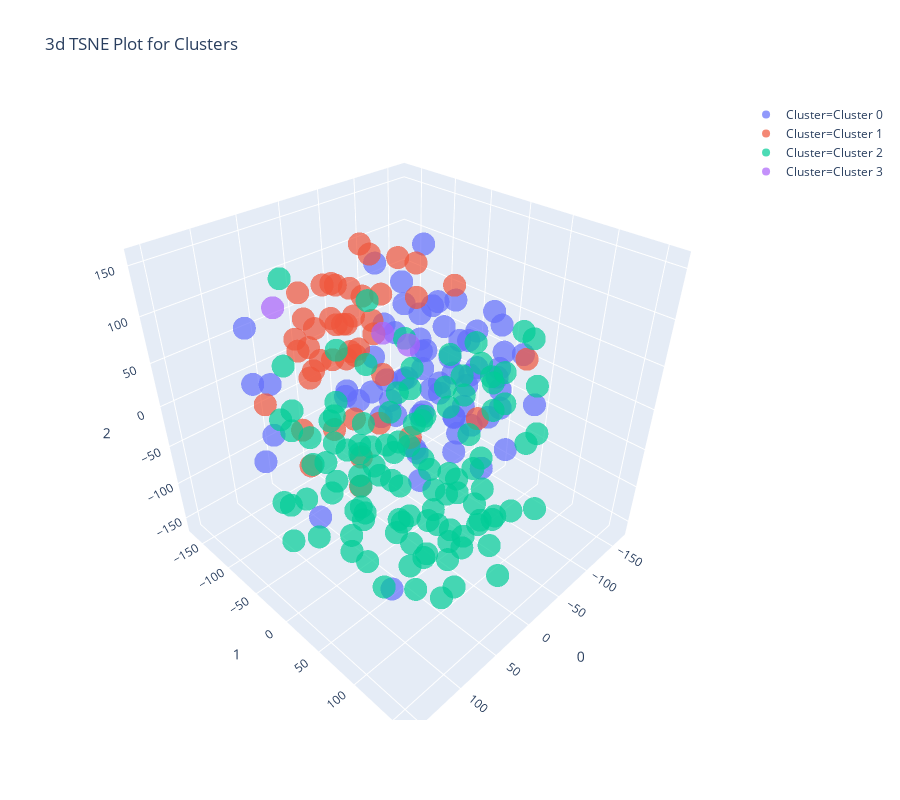

The notebook cell this image was saved under:
### Code cell
plot_model(kmeans, plot = 'tsne')

### Figure 1 — Plotly figure (JSON) as saved in the notebook; plotly's stock layout.template omitted (floating-point values rounded to 4 significant figures)
{"data": [{"customdata": [["Honduras"], ["Dominica"], ["Djibouti"], ["Samoa"], ["San Marino"], ["Sao Tome and Principe"], ["Colombia"], ["Chile"], ["Cabo Verde"], ["Solomon Islands"], ["Bulgaria"], ["South Africa"], ["Brazil"], ["Botswana"], ["Bolivia"], ["Bhutan"], ["Belarus"], ["Barbados"], ["St. Lucia"], ["St. Vincent and the Grenadines"], ["Russian Federation"], ["Suriname"], ["Romania"], ["Estonia"], ["Moldova"], ["Malawi"], ["Monaco"], ["Macedonia, FYR"], ["Lithuania"], ["Lebanon"], ["Latvia"], ["Montenegro"], ["Mozambique"], ["Namibia"], ["Jordan"], ["Israel"], ["Nicaragua"], ["Hungary"], ["Guyana"], ["Grenada"], ["Panama"], ["Papua New Guinea"], ["Poland"], ["El Salvador"], ["Argentina"], ["Seychelles"], ["Swaziland"], ["Small states"], ["Tonga"], ["Vanuatu"], ["Pacific island small states"], ["Other small states"], ["Tunisia"], ["East Asia & Pacific"], ["Turkey"], ["Ukraine"], ["Antigua and Barbuda"], ["Europe & Central Asia (IDA & IBRD countries)"], ["Latin America & the Caribbean (IDA & IBRD countries)"], ["Latin America & Caribbean (excluding high income)"], ["Latin America & Caribbean"], ["Europe & Central Asia (excluding high income)"], ["Thailand"], ["Uruguay"], ["Central Europe and the Baltics"], ["Algeria"], ["Andorra"]], "hoverlabel": {"namelength": 0}, "hovertemplate": "Cluster=Cluster 0<br>0=%{x}<br>1=%{y}<br>2=%{z}<br>Feature=%{customdata[0]}", "legendgroup": "Cluster=Cluster 0", "marker": {"color": "#636efa", "opacity": 0.7, "symbol": "circle"}, "mode": "markers", "name": "Cluster=Cluster 0", "scene": "scene", "showlegend": true, "type": "scatter3d", "x": [-126.8, -32.38, -19.37, -18.89, 144.4, -73.21, -42.71, -27.85, 74.9, 11.83, -87.13, 133.8, -90.87, -109.4, -88.2, -76.92, -91.02, -32.2, -27.29, -57.81, -108.1, -80.39, -107.4, -133.9, -125.0, 8.112, -66.8, -78.32, -114.1, -2.484, -116.3, -40.85, -66.58, -14.15, -37.87, -122.7, -52.52, -70.49, -101.6, -31.85, 22.72, -106.1, -65.94, -70.15, -66.83, 7.207, -45.8, -44.32, -124.5, -91.66, -43.68, -27.57, -50.19, -70.47, -45.12, -40.64, -59.46, 104.7, 102.2, -79.22, -79.27, -88.33, -9.479, -42.43, 154.9, -60.43, 82.89], "y": [43.15, -10.89, -24.42, -92.19, 129.5, 41.4, -23.11, 44.28, -116.9, -15.74, -21.41, -48.6, 45.27, 74.95, 33.88, -37.77, -60.05, -47.31, 19.26, 24.69, -110.7, -52.73, -3.811, -72.65, -44.52, -30.29, 19.48, -32.63, -39.36, -23.85, 20.22, -140.7, 7.368, -64.85, -86.47, -39.19, -4.034, -87.08, -74.51, -10.11, -60.68, -2.789, -45.03, 2.208, -71.02, -18.65, -85.19, -30.2, 21.64, 29.19, -21.47, -10.3, 37.22, 72.29, 19.84, -39.08, 64.85, -100.5, -79.0, 52.89, 21.78, 2.499, 23.95, -19.2, 57.4, 62.94, -137.2], "z": [29.81, -25.67, 124.5, -40.57, -34.89, -89.94, 83.33, -17.2, 12.63, 96.06, 16.36, -13.56, 48.79, -8.386, -34.03, -27.46, 6.517, -44.5, 18.38, -9.463, 38.47, -66.57, 46.37, 14.27, -92.98, 149.7, 61.13, 80.02, -23.7, 0.8011, -3.234, -68.76, -83.13, -13.87, 9.563, 14.64, 7.726, 26.01, -27.92, -113.3, 7.005, -73.03, 37.04, -40.2, -25.44, 32.24, -72.36, -86.91, -46.44, 87.1, 41.75, -72.32, 36.92, -45.84, 112.4, 3.344, 52.71, 34.31, -16.14, 13.83, 25.75, -8.761, 121.3, 155.8, 1.765, 97.37, 71.88]}, {"customdata": [["Micronesia, Fed. Sts."], ["Kiribati"], ["Finland"], ["France"], ["United Kingdom"], ["Germany"], ["Malta"], ["Greece"], ["Portugal"], ["Austria"], ["European Union"], ["Japan"], ["Australia"], ["Norway"], ["Netherlands"], ["United States"], ["Iceland"], ["Italy"], ["High income"], ["New Zealand"], ["Palau"], ["World"], ["Sweden"], ["Cuba"], ["Switzerland"], ["Slovak Republic"], ["Post-demographic dividend"], ["Serbia"], ["Spain"], ["Lesotho"], ["Europe & Central Asia"], ["Maldives"], ["Costa Rica"], ["Canada"], ["OECD members"], ["Croatia"], ["Ireland"], ["North America"], ["Czech Republic"], ["Denmark"], ["Euro area"], ["Belgium"], ["Slovenia"], ["Bosnia and Herzegovina"], ["Luxembourg"]], "hoverlabel": {"namelength": 0}, "hovertemplate": "Cluster=Cluster 1<br>0=%{x}<br>1=%{y}<br>2=%{z}<br>Feature=%{customdata[0]}", "legendgroup": "Cluster=Cluster 1", "marker": {"color": "#EF553B", "opacity": 0.7, "symbol": "circle"}, "mode": "markers", "name": "Cluster=Cluster 1", "scene": "scene", "showlegend": true, "type": "scatter3d", "x": [-88.11, -77.83, -3.26, 69.15, 62.15, -62.65, 39.01, -165.5, 28.77, -16.43, -45.08, 3.84, 133.9, 119.4, -0.7173, -20.35, -46.78, 46.71, -121.0, -7.715, -49.09, -0.3331, -23.46, -70.71, -28.6, 146.2, -61.7, 33.78, -8.393, -54.23, 35.87, -15.13, 14.84, -95.42, -92.33, -24.84, -66.7, 27.94, 13.07, 107.1, -0.7212, 124.7, 57.05, -78.06, -6.432], "y": [-126.9, -156.8, -79.89, 144.4, -85.13, -158.8, -105.9, 21.67, -54.24, -88.69, -124.8, -148.7, 84.49, -59.72, -131.1, -128.9, -126.7, -49.89, -48.41, -154.2, -157.4, -86.6, -167.1, -124.8, -90.5, 38.93, -98.66, -74.27, -54.48, -65.11, -100.6, -76.2, -88.89, -80.31, -76.2, -70.44, -111.4, -130.3, -63.59, -23.38, -114.8, 70.28, -73.69, -70.5, -107.4], "z": [-53.53, -26.66, 104.3, 101.3, 72.46, 11.57, 105.2, -1.59, 87.36, -116.5, 41.51, 47.48, 38.6, 38.01, 1.942, 86.91, -9.291, 58.44, 78.08, -24.59, 65.52, 23.27, 18.08, 104.9, 83.2, 39.77, 70.94, 122.3, 77.24, 124.8, 45.92, 147.1, 75.09, 101.2, 64.3, 49.4, -106.0, 26.02, 47.39, 22.08, -82.36, 91.43, 31.82, -111.3, 52.63]}, {"customdata": [["Vietnam"], ["Morocco"], ["Nepal"], ["Myanmar"], ["Venezuela, RB"], ["Mongolia"], ["Uzbekistan"], ["United Arab Emirates"], ["Nigeria"], ["Sudan"], ["St. Kitts and Nevis"], ["Sri Lanka"], ["Syrian Arab Republic"], ["Tajikistan"], ["Tanzania"], ["Togo"], ["Singapore"], ["Sierra Leone"], ["Mexico"], ["Niger"], ["Senegal"], ["Trinidad and Tobago"], ["Rwanda"], ["Turkmenistan"], ["Uganda"], ["Qatar"], ["Philippines"], ["Peru"], ["Paraguay"], ["Pakistan"], ["Oman"], ["Saudi Arabia"], ["Mauritius"], ["Arab World"], ["Chad"], ["Upper middle income"], ["Albania"], ["Angola"], ["Armenia"], ["Azerbaijan"], ["Bahamas, The"], ["Bahrain"], ["Bangladesh"], ["Belize"], ["Benin"], ["Brunei Darussalam"], ["Burkina Faso"], ["Burundi"], ["Cambodia"], ["Cameroon"], ["Sub-Saharan Africa (IDA & IBRD countries)"], ["Sub-Saharan Africa (excluding high income)"], ["Sub-Saharan Africa"], ["South Asia (IDA & IBRD)"], ["Caribbean small states"], ["Early-demographic dividend"], ["East Asia & Pacific (excluding high income)"], ["East Asia & Pacific (IDA & IBRD countries)"], ["Heavily indebted poor countries (HIPC)"], ["Late-demographic dividend"], ["Least developed countries: UN classification"], ["Central African Republic"], ["Low & middle income"], ["Lower middle income"], ["Middle East & North Africa"], ["Middle East & North Africa (excluding high income)"], ["Middle East & North Africa (IDA & IBRD countries)"], ["Middle income"], ["Pre-demographic dividend"], ["South Asia"], ["Low income"], ["Mauritania"], ["Zambia"], ["Comoros"], ["Yemen, Rep."], ["India"], ["Indonesia"], ["Iran, Islamic Rep."], ["Jamaica"], ["Kazakhstan"], ["Kenya"], ["Korea, Rep."], ["Kuwait"], ["Kyrgyz Republic"], ["Lao PDR"], ["Libya"], ["Madagascar"], ["Malaysia"], ["Mali"], ["China"], ["Guinea-Bissau"], ["Haiti"], ["Guatemala"], ["Congo, Dem. Rep."], ["Congo, Rep."], ["Cote d'Ivoire"], ["Cyprus"], ["Dominican Republic"], ["Ecuador"], ["Egypt, Arab Rep."], ["Equatorial Guinea"], ["Eritrea"], ["Ethiopia"], ["Fiji"], ["Gabon"], ["Gambia, The"], ["Georgia"], ["Ghana"], ["Guinea"]], "hoverlabel": {"namelength": 0}, "hovertemplate": "Cluster=Cluster 2<br>0=%{x}<br>1=%{y}<br>2=%{z}<br>Feature=%{customdata[0]}", "legendgroup": "Cluster=Cluster 2", "marker": {"color": "#00cc96", "opacity": 0.7, "symbol": "circle"}, "mode": "markers", "name": "Cluster=Cluster 2", "scene": "scene", "showlegend": true, "type": "scatter3d", "x": [35.52, 49.96, 97.01, -8.975, 1.757, 110.7, 38.34, 97.51, 21.04, 77.3, -7.557, 22.12, 98.85, 89.51, 63.26, 104.1, 57.13, -44.6, -48.05, 60.09, -80.49, -42.85, -16.86, 80.93, 48.83, -28.06, 87.88, 20.0, -82.55, 12.75, 62.68, 10.18, 49.84, 39.43, 60.84, -46.23, 12.28, 143.8, 50.98, 21.53, -19.45, 66.56, 92.21, -26.79, 78.07, 136.5, 47.56, -1.394, 43.8, 77.68, 42.81, 68.0, 46.35, 16.59, 4.251, 91.16, 61.53, 27.36, 55.31, 10.86, -159.9, 53.55, 34.46, 39.28, 29.62, -27.88, 56.15, 2.321, 96.68, 54.63, 30.95, 2.487, -38.25, 88.69, 29.87, 54.26, -18.81, 42.29, 44.06, 63.83, 70.3, -10.18, 15.66, -21.98, 95.27, 35.04, 87.15, -151.7, -1.678, 35.3, 78.08, 66.0, 89.96, 126.9, 77.38, 120.0, -30.06, 70.97, 50.81, 37.0, 103.5, 43.95, 16.38, 130.6, 48.15, 1.428, 87.96, -37.09, 84.32], "y": [86.12, 151.9, 42.53, 153.9, 72.4, -37.45, -28.32, 46.35, 117.0, 160.2, 26.29, 66.28, -24.87, 9.763, 9.357, 50.15, 106.8, 64.38, 116.0, 45.53, 1.564, 114.5, 83.76, 50.86, 41.7, 70.96, 92.67, -30.67, 83.86, 127.1, -32.83, -0.00415, 48.84, 3.041, 67.03, 71.18, 24.16, -2.866, 6.351, -45.5, 57.02, -68.81, 114.6, 68.81, 18.28, -11.91, -1.976, 81.8, 158.6, 85.61, -102.6, -98.6, -125.6, 126.7, -43.86, 6.927, 42.8, -150.9, -6.68, -9.826, -20.47, 49.22, -76.31, 97.83, -57.3, 134.4, -44.07, 83.15, -71.8, 89.81, 53.71, 82.7, 26.26, 13.55, 59.91, 125.5, 122.3, 17.09, -59.85, -7.136, 61.16, 96.16, 1.456, 35.75, 108.2, 43.09, -13.24, -57.44, 32.07, 59.27, 138.2, 113.5, -15.67, 80.99, 95.74, -48.46, 95.77, 75.15, 95.57, 27.9, 32.79, 100.0, 22.38, 5.625, 126.5, 116.1, 138.2, 103.6, 116.8], "z": [66.11, -7.878, 35.77, -32.94, -58.59, 85.05, -118.8, -38.87, -14.07, 15.29, -132.7, -91.12, -118.0, 111.7, 23.59, -0.6746, -3.917, -137.8, 61.88, 8.923, -133.6, 0.3559, -19.63, -146.3, -39.74, -93.06, -17.99, -49.05, 82.73, -45.3, 10.66, -31.4, 122.7, -55.48, -119.5, 14.39, 4.403, -75.98, 141.6, -160.3, 38.06, -67.57, -49.09, 74.24, -23.33, 54.53, 74.52, 111.2, -74.96, -63.4, -63.87, -39.22, -38.19, -80.42, -91.44, 59.57, 52.12, 100.9, -24.59, -87.11, -40.82, -78.04, -32.28, -64.45, -62.91, 30.32, -31.71, 18.05, -106.7, -34.5, -10.77, -125.5, -85.5, -118.2, -130.5, -42.73, -62.93, -8.274, -98.52, -93.39, 85.26, 73.74, -151.7, 71.37, -92.12, 85.1, -58.89, -52.47, -54.96, 43.05, -78.57, -123.0, -20.77, -53.35, 78.65, -72.88, 42.02, 38.68, 97.65, -100.1, -72.15, -98.68, 45.47, -27.21, 30.88, 98.35, -16.27, 116.3, 24.14]}, {"customdata": [["Nauru"], ["Tuvalu"], ["Marshall Islands"]], "hoverlabel": {"namelength": 0}, "hovertemplate": "Cluster=Cluster 3<br>0=%{x}<br>1=%{y}<br>2=%{z}<br>Feature=%{customdata[0]}", "legendgroup": "Cluster=Cluster 3", "marker": {"color": "#ab63fa", "opacity": 0.7, "symbol": "circle"}, "mode": "markers", "name": "Cluster=Cluster 3", "scene": "scene", "showlegend": true, "type": "scatter3d", "x": [-96.54, 89.89, -126.2], "y": [-134.3, -74.43, -121.8], "z": [-3.934, 119.6, -26.52]}], "layout": {"height": 800, "legend": {"tracegroupgap": 0}, "scene": {"aspectmode": "auto", "aspectratio": {"x": 0.9973, "y": 1.019, "z": 0.984}, "domain": {"x": [0, 1], "y": [0, 1]}, "xaxis": {"title": {"text": "0"}, "type": "linear"}, "yaxis": {"title": {"text": "1"}, "type": "linear"}, "zaxis": {"title": {"text": "2"}, "type": "linear"}}, "title": {"text": "3d TSNE Plot for Clusters"}, "width": 900}}
